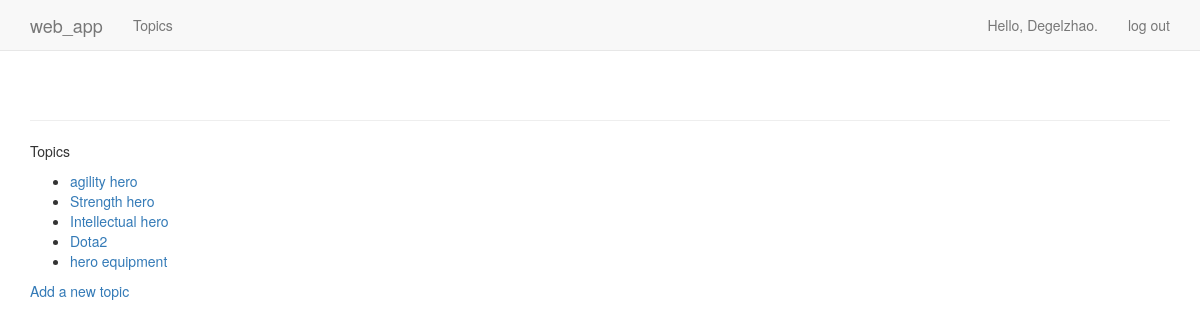
The app's page /topics/ (signed in) with its own data.
### web_app/models.py (models this page shows)
class Topic(models.Model):
    text = models.CharField(max_length=200)
    date_added = models.DateTimeField(auto_now_add=True)
    owner = models.ForeignKey(User)
    def __str__(self):
        return self.text

### web_app/views.py (the view)
# urls.py: url(r'^topics/$', views.topics, name = 'topics'),
@login_required
def topics(request):  # request: Django从服务器收到的request对象
    topics = Topic.objects.filter(owner=request.user).order_by('date_added')
    context = {'topics':topics}
    return render(request, 'web_app/topics.html', context)

### web_app/templates/web_app/topics.html
{% extends "web_app/base.html" %}
{% block content %}
  <p>Topics</p>
  <ul>
      {% for topic in topics %}
        <li>
            <a href="{% url 'web_app:topic' topic.id %}">{{ topic }}</a>
        </li>
      {% empty %}
        <li>No topics have been added yet.</li>
      {% endfor %}
  </ul>
  <a href="{% url 'web_app:new_topic' %}">Add a new topic</a>
{% endblock content %}

### web_app/templates/web_app/base.html (shortened to what this page needs)
{% load bootstrap3 %}
<!DOCTYPE html>
<html lang="en">
    <head>
        {% bootstrap_css %}
    </head>
    <body>
        <nav class="navbar navbar-default navbar-static-top">
            <div class="container">
                <div class="navbar-header">
                    <a class="navbar-brand" href="{% url 'web_app:index' %}">
                        web_app
                    </a>
                </div>
                <div id="navbar" class="navbar-collapse collapse">
                    <ul class="nav navbar-nav">
                        <li><a href="{% url 'web_app:topics' %}">Topics</a></li>
                    </ul>
                    <ul class="nav navbar-nav navbar-right">
                        {% if user.is_authenticated %}
                            <li><a>Hello, {{ user.username }}.</a></li>
                            <li><a href="{% url 'users:logout' %}">log out</a> </li>
                        {% else %}
                            <li><a href="{% url 'users:register' %}">register</a></li>
                            <li><a href="{% url 'users:login' %}">log in</a> </li>
                        {% endif %}
                    </ul>
                </div>
            </div>
        </nav>
        <div class="container">
            <div class="page-header">
            </div>
            <div>
                {% block content %}{% endblock content %}
            </div>
        </div>
    </body>
</html>

### records on screen
Topic: text "agility hero"
Topic: text "Strength hero"
Topic: text "Intellectual hero"
Topic: text "Dota2"
Topic: text "hero equipment"

### other values on screen
{{ user.username }} "Degelzhao"
